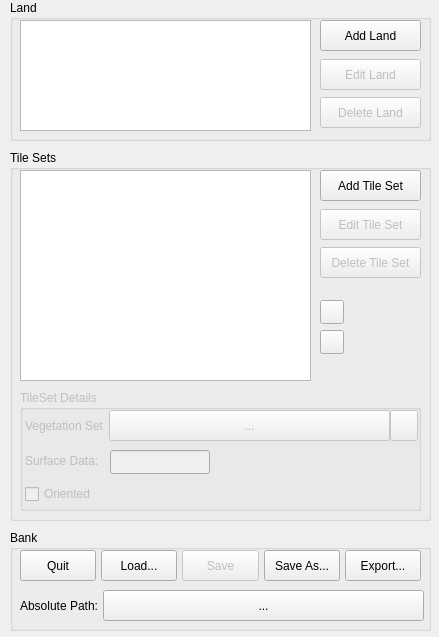
<ui version="4.0" >
 <class>MainWindow</class>
 <widget class="QMainWindow" name="MainWindow" >
  <property name="geometry" >
   <rect>
    <x>0</x>
    <y>0</y>
    <width>439</width>
    <height>637</height>
   </rect>
  </property>
  <property name="minimumSize" >
   <size>
    <width>439</width>
    <height>637</height>
   </size>
  </property>
  <property name="maximumSize" >
   <size>
    <width>439</width>
    <height>637</height>
   </size>
  </property>
  <property name="windowTitle" >
   <string>Tile Bank Manager</string>
  </property>
  <property name="windowIcon" >
   <iconset resource="tile_edit_qt.qrc" >
    <normaloff>:/newPrefix/nel.png</normaloff>:/newPrefix/nel.png</iconset>
  </property>
  <widget class="QWidget" name="centralwidget" >
   <widget class="QGroupBox" name="groupBox" >
    <property name="geometry" >
     <rect>
      <x>10</x>
      <y>0</y>
      <width>421</width>
      <height>141</height>
     </rect>
    </property>
    <property name="title" >
     <string>Land</string>
    </property>
    <widget class="QPushButton" name="editLandPushButton" >
     <property name="enabled" >
      <bool>false</bool>
     </property>
     <property name="geometry" >
      <rect>
       <x>310</x>
       <y>59</y>
       <width>101</width>
       <height>31</height>
      </rect>
     </property>
     <property name="text" >
      <string>Edit Land</string>
     </property>
    </widget>
    <widget class="QPushButton" name="deleteLandPushButton" >
     <property name="enabled" >
      <bool>false</bool>
     </property>
     <property name="geometry" >
      <rect>
       <x>310</x>
       <y>97</y>
       <width>101</width>
       <height>31</height>
      </rect>
     </property>
     <property name="text" >
      <string>Delete Land</string>
     </property>
    </widget>
    <widget class="QPushButton" name="addLandPushButton" >
     <property name="geometry" >
      <rect>
       <x>310</x>
       <y>20</y>
       <width>101</width>
       <height>31</height>
      </rect>
     </property>
     <property name="text" >
      <string>Add Land</string>
     </property>
    </widget>
    <widget class="QListWidget" name="landListWidget" >
     <property name="geometry" >
      <rect>
       <x>10</x>
       <y>20</y>
       <width>291</width>
       <height>111</height>
      </rect>
     </property>
    </widget>
   </widget>
   <widget class="QGroupBox" name="groupBox_2" >
    <property name="geometry" >
     <rect>
      <x>10</x>
      <y>150</y>
      <width>421</width>
      <height>371</height>
     </rect>
    </property>
    <property name="title" >
     <string>Tile Sets</string>
    </property>
    <widget class="QPushButton" name="deleteTileSetPushButton" >
     <property name="enabled" >
      <bool>false</bool>
     </property>
     <property name="geometry" >
      <rect>
       <x>310</x>
       <y>97</y>
       <width>101</width>
       <height>31</height>
      </rect>
     </property>
     <property name="text" >
      <string>Delete Tile Set</string>
     </property>
    </widget>
    <widget class="QPushButton" name="editTileSetPushButton" >
     <property name="enabled" >
      <bool>false</bool>
     </property>
     <property name="geometry" >
      <rect>
       <x>310</x>
       <y>59</y>
       <width>101</width>
       <height>31</height>
      </rect>
     </property>
     <property name="text" >
      <string>Edit Tile Set</string>
     </property>
    </widget>
    <widget class="QPushButton" name="addTileSetPushButton" >
     <property name="geometry" >
      <rect>
       <x>310</x>
       <y>20</y>
       <width>101</width>
       <height>31</height>
      </rect>
     </property>
     <property name="text" >
      <string>Add Tile Set</string>
     </property>
    </widget>
    <widget class="QListWidget" name="tileSetListWidget" >
     <property name="geometry" >
      <rect>
       <x>10</x>
       <y>20</y>
       <width>291</width>
       <height>211</height>
      </rect>
     </property>
     <property name="editTriggers" >
      <set>QAbstractItemView::DoubleClicked|QAbstractItemView::EditKeyPressed</set>
     </property>
    </widget>
    <widget class="QPushButton" name="upPushButton" >
     <property name="geometry" >
      <rect>
       <x>310</x>
       <y>150</y>
       <width>24</width>
       <height>24</height>
      </rect>
     </property>
     <property name="text" >
      <string/>
     </property>
     <property name="icon" >
      <iconset resource="tile_edit_qt.qrc" >
       <normaloff>:/newPrefix/up.png</normaloff>:/newPrefix/up.png</iconset>
     </property>
     <property name="iconSize" >
      <size>
       <width>16</width>
       <height>16</height>
      </size>
     </property>
    </widget>
    <widget class="QPushButton" name="downPushButton" >
     <property name="geometry" >
      <rect>
       <x>310</x>
       <y>180</y>
       <width>24</width>
       <height>24</height>
      </rect>
     </property>
     <property name="text" >
      <string/>
     </property>
     <property name="icon" >
      <iconset resource="tile_edit_qt.qrc" >
       <normaloff>:/newPrefix/down.png</normaloff>:/newPrefix/down.png</iconset>
     </property>
     <property name="iconSize" >
      <size>
       <width>16</width>
       <height>16</height>
      </size>
     </property>
    </widget>
    <widget class="QGroupBox" name="selectedTileSetGroupBox" >
     <property name="enabled" >
      <bool>false</bool>
     </property>
     <property name="geometry" >
      <rect>
       <x>10</x>
       <y>240</y>
       <width>401</width>
       <height>121</height>
      </rect>
     </property>
     <property name="title" >
      <string>TileSet Details</string>
     </property>
     <widget class="QCheckBox" name="orientedCheckBox" >
      <property name="geometry" >
       <rect>
        <x>5</x>
        <y>95</y>
        <width>101</width>
        <height>18</height>
       </rect>
      </property>
      <property name="layoutDirection" >
       <enum>Qt::LeftToRight</enum>
      </property>
      <property name="text" >
       <string>Oriented</string>
      </property>
     </widget>
     <widget class="QPushButton" name="resetVegetPushButton" >
      <property name="geometry" >
       <rect>
        <x>370</x>
        <y>20</y>
        <width>28</width>
        <height>31</height>
       </rect>
      </property>
      <property name="text" >
       <string/>
      </property>
      <property name="icon" >
       <iconset resource="tile_edit_qt.qrc" >
        <normaloff>:/newPrefix/reset.png</normaloff>:/newPrefix/reset.png</iconset>
      </property>
     </widget>
     <widget class="QLineEdit" name="surfaceDataLineEdit" >
      <property name="geometry" >
       <rect>
        <x>90</x>
        <y>60</y>
        <width>100</width>
        <height>24</height>
       </rect>
      </property>
     </widget>
     <widget class="QLabel" name="label" >
      <property name="geometry" >
       <rect>
        <x>5</x>
        <y>55</y>
        <width>101</width>
        <height>32</height>
       </rect>
      </property>
      <property name="text" >
       <string>Surface Data:</string>
      </property>
     </widget>
     <widget class="QPushButton" name="chooseVegetPushButton" >
      <property name="geometry" >
       <rect>
        <x>89</x>
        <y>20</y>
        <width>281</width>
        <height>31</height>
       </rect>
      </property>
      <property name="text" >
       <string>...</string>
      </property>
     </widget>
     <widget class="QLabel" name="label_3" >
      <property name="geometry" >
       <rect>
        <x>5</x>
        <y>20</y>
        <width>79</width>
        <height>31</height>
       </rect>
      </property>
      <property name="text" >
       <string>Vegetation Set:</string>
      </property>
     </widget>
    </widget>
   </widget>
   <widget class="QGroupBox" name="groupBox_3" >
    <property name="geometry" >
     <rect>
      <x>10</x>
      <y>530</y>
      <width>421</width>
      <height>101</height>
     </rect>
    </property>
    <property name="title" >
     <string>Bank</string>
    </property>
    <widget class="QPushButton" name="absolutePathPushButton" >
     <property name="geometry" >
      <rect>
       <x>93</x>
       <y>60</y>
       <width>321</width>
       <height>31</height>
      </rect>
     </property>
     <property name="text" >
      <string>...</string>
     </property>
    </widget>
    <widget class="QLabel" name="label_2" >
     <property name="geometry" >
      <rect>
       <x>10</x>
       <y>60</y>
       <width>80</width>
       <height>31</height>
      </rect>
     </property>
     <property name="minimumSize" >
      <size>
       <width>80</width>
       <height>0</height>
      </size>
     </property>
     <property name="text" >
      <string>Absolute Path:</string>
     </property>
    </widget>
    <widget class="QPushButton" name="quitPushButton" >
     <property name="geometry" >
      <rect>
       <x>10</x>
       <y>20</y>
       <width>76</width>
       <height>31</height>
      </rect>
     </property>
     <property name="text" >
      <string>Quit</string>
     </property>
    </widget>
    <widget class="QPushButton" name="exportPushButton" >
     <property name="geometry" >
      <rect>
       <x>335</x>
       <y>20</y>
       <width>76</width>
       <height>31</height>
      </rect>
     </property>
     <property name="text" >
      <string>Export...</string>
     </property>
    </widget>
    <widget class="QPushButton" name="loadPushButton" >
     <property name="geometry" >
      <rect>
       <x>91</x>
       <y>20</y>
       <width>76</width>
       <height>31</height>
      </rect>
     </property>
     <property name="text" >
      <string>Load...</string>
     </property>
    </widget>
    <widget class="QPushButton" name="savePushButton" >
     <property name="enabled" >
      <bool>false</bool>
     </property>
     <property name="geometry" >
      <rect>
       <x>172</x>
       <y>20</y>
       <width>77</width>
       <height>31</height>
      </rect>
     </property>
     <property name="text" >
      <string>Save</string>
     </property>
    </widget>
    <widget class="QPushButton" name="saveAsPushButton" >
     <property name="geometry" >
      <rect>
       <x>254</x>
       <y>20</y>
       <width>76</width>
       <height>31</height>
      </rect>
     </property>
     <property name="text" >
      <string>Save As...</string>
     </property>
    </widget>
   </widget>
  </widget>
 </widget>
 <resources>
  <include location="tile_edit_qt.qrc" />
 </resources>
 <connections/>
</ui>
